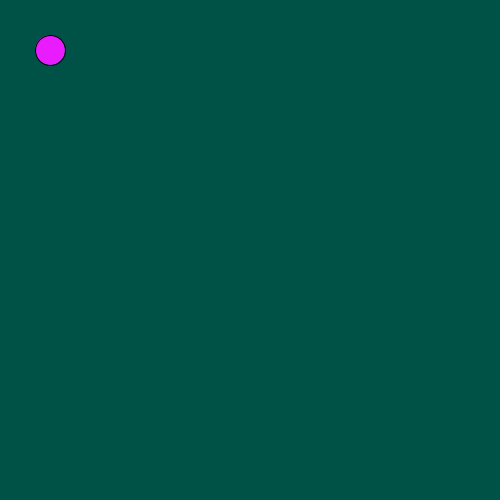
Frame 1 (no input)
Frame 60 (the mouse pressed at the canvas centre just before this capture): identical to frame 1, image omitted
Frame 120 (the mouse held since frame 60 and released just before this capture): identical to frame 1, image omitted

The Processing sketch that drew this single still picture (run headless with seeded random() and noise(); from frame 60 on, the mouse is pressed at the canvas centre):

// Processing sketch: slippery_dot
// ── slippery_dot.pde

 // Make a slippery dot. When you click on the dot it will slide to a new location.
 
 
 // 1. Create three integer variables to represent the x, y, and the size of the ellipse
       int x = 50;
       int y = 50;
       int size = 30;
    void setup() {
      size(500,500);
      // 2. Set the size of your sketch
    }
    
    void draw() {
 
      // 3. Set the background color of your sketch
          background(#005247);    
      // 4. Draw an ellipse using the variables created at the top of the sketch for the location and size of your ellipse. 
      //    Make sure it fits in the window. Change the variables if it does not.
    
       fill(#E81CFF);
      ellipse(x,y,size,size);
    }
    
    /******** This method gets called automatically when you press the mouse ************/
    void mousePressed() {
      //5. Create an integer variable called distance
int distance = getDistanceFromMouse(x,y);
      //6. The getDistanceFromMouse() method below returns a number.
      //   Set the value of your distance variable to the value returned by the getDistance method
      //   You will need to pass the x and y location of your ellipse to this method.
        
          
      //7.  Use an if statement to check if your distance variable is < the radius of the ellipse
      //    If it is, make a new x AND y for the ellipse, for a new random location on the window
      //    Hint: Use code like this      x = (int) random(width);
       if(distance<size/2){
       
       x = (int) random(width);
       y = (int) random(height);
       }
      
    }
    
    /********  This method gives you the number of pixels between the mouse and the x,y point ***********/
    int getDistanceFromMouse(int x, int y) {
      return (int)Math.sqrt(Math.pow((mouseX-x),2) + Math.pow((mouseY-y),2));
    }
